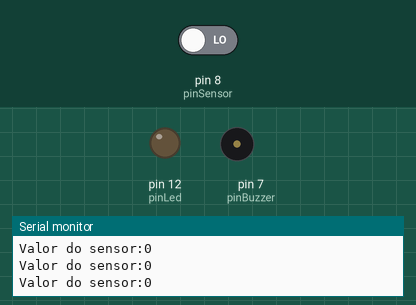
Simulated run of this sketch. Board: Arduino Uno, built with avr-gcc and run on an emulated ATmega328P. On the bench: output pins drawn as LEDs (lit = HIGH), buzzer (waves = sounding), the last lines printed to the serial monitor. Inputs (shaded band) come from the test bench; at power-on: pin 8 (pinSensor) LOW.

Above: at 1.2 s.
1.3 s: pin 8 (pinSensor) driven HIGH
At 2.5 s:
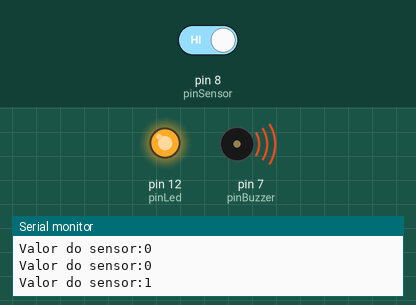
2.8 s: pin 8 (pinSensor) driven LOW
At 5.7 s:
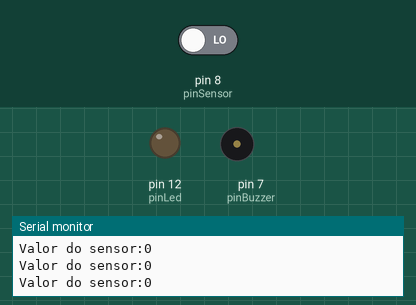
Timing chart, 0 to 7.2 s (numbered marks = the images above; inputs shaded):
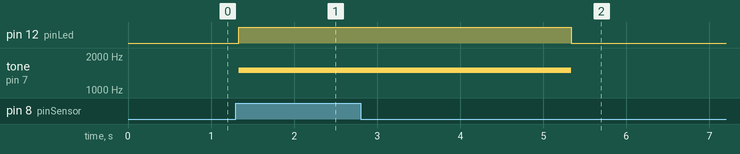

Measured:
- after the input at 1.3 s, pin 12 (pinLed): LOW → HIGH at once; tone on pin 7 (pinBuzzer): silent → 1500 Hz at once
- after the input at 2.8 s, pin 12 (pinLed): HIGH → LOW after 2.5 s; tone on pin 7 (pinBuzzer): 1500 Hz → silent after 2.5 s

The sketch:

circuito_.ino
```cpp
// Declaração das variavies referentes aos pinos digitais

int pinBuzzer = 7;
int pinSensor = 8;
int pinLed = 12;
int valorSensor = 0;


  void setup(){
  // Inicializar o serial monitor
  Serial.begin(9600);
  // Definir se os pinos são de entrada ou saida
  pinMode(pinBuzzer, OUTPUT);
  pinMode(pinSensor, INPUT);
  pinMode(pinLed, OUTPUT);

}


void loop() {
  // Ler o valor do sensor (1 quando detectar o movimento e 0 quando NÃO detectar)
  valorSensor = digitalRead(pinSensor);
  Serial.print("Valor do sensor:");
  Serial.println(valorSensor);
  // Verificar se ocorreu movimento
  if(valorSensor == 1){
    ligarAlarme();
  }else{
    desligarAlarme();
  }
}


void ligarAlarme(){
  digitalWrite(pinLed, HIGH);
  tone(pinBuzzer, 1500);
  delay (4000);
}


void desligarAlarme(){
  digitalWrite(pinLed, LOW);
  noTone(pinBuzzer);
}
```
